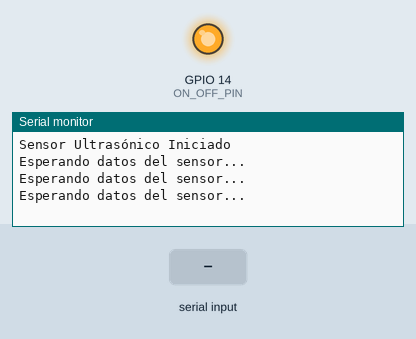
Simulated run of this sketch. Board: ESP32. Shown: output pins drawn as LEDs (lit = HIGH), the last lines printed to the serial monitor. The test bench sets the inputs (shaded band). Pins used as bus, display or sensor lines are not drawn.

Above: at 2.8 s.
2.9 s: "90,45\n" received over the second serial link
At 3.7 s:
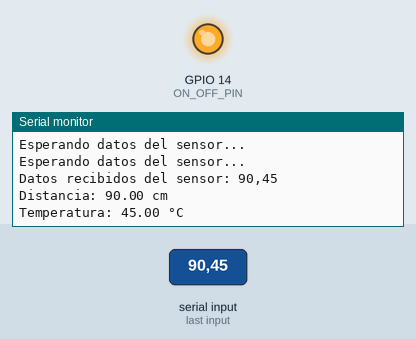
4.5 s: "5\n" received over the second serial link
At 5.8 s:
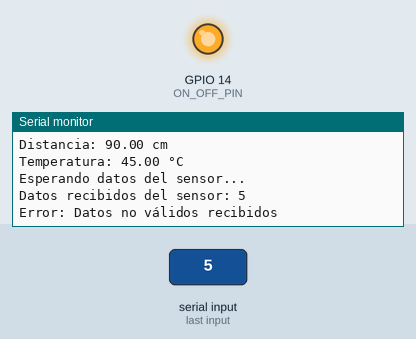
6.5 s: "1,90,45\n" received over the second serial link
At 7.8 s:
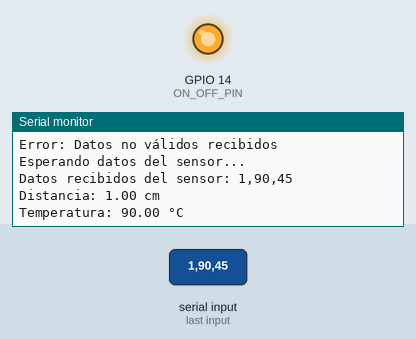

Measured:
- after the input at 2.9 s, the serial monitor: prints a new line after 0.10 s (image 1)
- after the input at 4.5 s, the serial monitor: prints a new line after 0.50 s (image 2)
- after the input at 6.5 s, the serial monitor: prints a new line after 0.50 s (image 3)

The sketch:

test_UltrasoGrisSerial.ino
```cpp
#include <Arduino.h>

#define TRIG_PIN 12
#define RXD2 13
#define ON_OFF_PIN 14

void setup() {
  // Inicializar la comunicación serie para el monitor
  Serial.begin(115200);

  // Inicializar la comunicación serie para el sensor en el puerto serie 2
  Serial2.begin(9600, SERIAL_8N1, RXD2, -1);  // Solo RX, no TX

  // Configurar los pines
  pinMode(TRIG_PIN, OUTPUT);
  pinMode(ON_OFF_PIN, OUTPUT);

  // Encender el sensor
  digitalWrite(ON_OFF_PIN, HIGH);

  Serial.println("Sensor Ultrasónico Iniciado");
}

void loop() {
  // Enviar pulso de trigger
  digitalWrite(TRIG_PIN, LOW);
  delayMicroseconds(2);
  digitalWrite(TRIG_PIN, HIGH);
  delayMicroseconds(10);
  digitalWrite(TRIG_PIN, LOW);

  // Verificar si hay datos disponibles en Serial2
  if (Serial2.available() > 0) {
    // Leer los datos enviados por el sensor
    String sensorData = Serial2.readStringUntil('\n');
    Serial.print("Datos recibidos del sensor: ");
    Serial.println(sensorData);

    // Separar los datos en distancia y temperatura
    int separatorIndex = sensorData.indexOf(',');
    if (separatorIndex != -1) {
      String distanceStr = sensorData.substring(0, separatorIndex);
      String temperatureStr = sensorData.substring(separatorIndex + 1);

      // Convertir los datos a valores numéricos
      float distance = distanceStr.toFloat();
      float temperature = temperatureStr.toFloat();

      // Imprimir los datos en el monitor serie
      Serial.print("Distancia: ");
      Serial.print(distance);
      Serial.println(" cm");
      Serial.print("Temperatura: ");
      Serial.print(temperature);
      Serial.println(" °C");
    } else {
      Serial.println("Error: Datos no válidos recibidos");
    }
  } else {
    Serial.println("Esperando datos del sensor...");
  }

  // Esperar un segundo antes de la siguiente lectura
  delay(1000);
}
```
